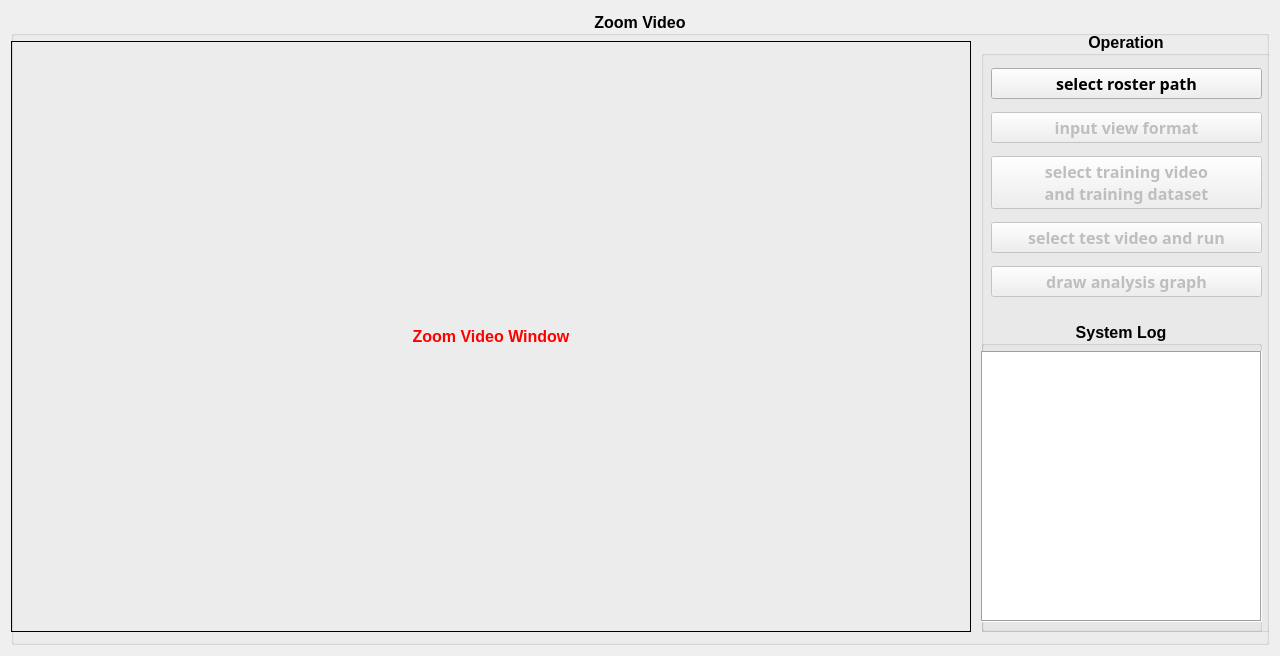
<?xml version="1.0" encoding="UTF-8"?>
<ui version="4.0">
 <class>Core</class>
 <widget class="QWidget" name="Core">
  <property name="geometry">
   <rect>
    <x>0</x>
    <y>0</y>
    <width>1280</width>
    <height>656</height>
   </rect>
  </property>
  <property name="font">
   <font>
    <pointsize>8</pointsize>
    <weight>50</weight>
    <bold>false</bold>
    <kerning>true</kerning>
   </font>
  </property>
  <property name="windowTitle">
   <string>iExam</string>
  </property>
  <property name="windowIcon">
   <iconset>
    <normaloff>icon.png</normaloff>icon.png</iconset>
  </property>
  <layout class="QHBoxLayout" name="horizontalLayout">
   <item>
    <widget class="QGroupBox" name="videoGroupBox">
     <property name="enabled">
      <bool>true</bool>
     </property>
     <property name="font">
      <font>
       <pointsize>12</pointsize>
       <weight>75</weight>
       <bold>true</bold>
       <kerning>true</kerning>
      </font>
     </property>
     <property name="title">
      <string>Zoom Video</string>
     </property>
     <property name="alignment">
      <set>Qt::AlignCenter</set>
     </property>
     <property name="flat">
      <bool>false</bool>
     </property>
     <widget class="QLabel" name="faceDetectCaptureLabel">
      <property name="geometry">
       <rect>
        <x>0</x>
        <y>30</y>
        <width>960</width>
        <height>591</height>
       </rect>
      </property>
      <property name="frameShape">
       <enum>QFrame::Box</enum>
      </property>
      <property name="text">
       <string>&lt;html&gt;&lt;head/&gt;&lt;body&gt;&lt;p&gt;&lt;span style=&quot; color:#ff0000;&quot;&gt;Zoom Video Window&lt;/span&gt;&lt;/p&gt;&lt;/body&gt;&lt;/html&gt;</string>
      </property>
      <property name="alignment">
       <set>Qt::AlignCenter</set>
      </property>
      <property name="textInteractionFlags">
       <set>Qt::LinksAccessibleByMouse</set>
      </property>
     </widget>
     <widget class="QGroupBox" name="operationGroupBox">
      <property name="geometry">
       <rect>
        <x>970</x>
        <y>20</y>
        <width>291</width>
        <height>601</height>
       </rect>
      </property>
      <property name="font">
       <font>
        <pointsize>12</pointsize>
        <weight>75</weight>
        <bold>true</bold>
        <kerning>true</kerning>
       </font>
      </property>
      <property name="title">
       <string>Operation</string>
      </property>
      <property name="alignment">
       <set>Qt::AlignCenter</set>
      </property>
      <widget class="QGroupBox" name="logGroupBox">
       <property name="geometry">
        <rect>
         <x>0</x>
         <y>290</y>
         <width>281</width>
         <height>311</height>
        </rect>
       </property>
       <property name="title">
        <string>System Log</string>
       </property>
       <property name="alignment">
        <set>Qt::AlignCenter</set>
       </property>
       <widget class="QTextEdit" name="logTextEdit">
        <property name="geometry">
         <rect>
          <x>0</x>
          <y>30</y>
          <width>281</width>
          <height>271</height>
         </rect>
        </property>
        <property name="font">
         <font>
          <pointsize>8</pointsize>
          <weight>50</weight>
          <bold>false</bold>
          <kerning>true</kerning>
         </font>
        </property>
        <property name="frameShape">
         <enum>QFrame::Box</enum>
        </property>
       </widget>
      </widget>
      <widget class="QWidget" name="layoutWidget">
       <property name="geometry">
        <rect>
         <x>10</x>
         <y>30</y>
         <width>271</width>
         <height>243</height>
        </rect>
       </property>
       <layout class="QVBoxLayout" name="verticalLayout">
        <item>
         <widget class="QPushButton" name="uploadRosterButton">
          <property name="enabled">
           <bool>true</bool>
          </property>
          <property name="font">
           <font>
            <family>Yu Gothic UI Semibold</family>
            <pointsize>12</pointsize>
            <weight>75</weight>
            <bold>true</bold>
            <kerning>true</kerning>
           </font>
          </property>
          <property name="text">
           <string>select roster path</string>
          </property>
          <property name="checkable">
           <bool>true</bool>
          </property>
         </widget>
        </item>
        <item>
         <widget class="QPushButton" name="clipFormatButton">
          <property name="enabled">
           <bool>false</bool>
          </property>
          <property name="font">
           <font>
            <family>Yu Gothic UI Semibold</family>
            <pointsize>12</pointsize>
            <weight>75</weight>
            <bold>true</bold>
            <kerning>true</kerning>
           </font>
          </property>
          <property name="text">
           <string>input view format</string>
          </property>
          <property name="checkable">
           <bool>true</bool>
          </property>
         </widget>
        </item>
        <item>
         <widget class="QPushButton" name="uploadVideoButton">
          <property name="enabled">
           <bool>false</bool>
          </property>
          <property name="font">
           <font>
            <family>Yu Gothic UI Semibold</family>
            <pointsize>12</pointsize>
            <weight>75</weight>
            <bold>true</bold>
            <kerning>true</kerning>
           </font>
          </property>
          <property name="text">
           <string>select training video
and training dataset</string>
          </property>
          <property name="checkable">
           <bool>true</bool>
          </property>
         </widget>
        </item>
        <item>
         <widget class="QPushButton" name="faceRecognitionButton">
          <property name="enabled">
           <bool>false</bool>
          </property>
          <property name="font">
           <font>
            <family>Yu Gothic UI Semibold</family>
            <pointsize>12</pointsize>
            <weight>75</weight>
            <bold>true</bold>
            <kerning>true</kerning>
           </font>
          </property>
          <property name="text">
           <string>select test video and run</string>
          </property>
          <property name="checkable">
           <bool>true</bool>
          </property>
         </widget>
        </item>
        <item>
         <widget class="QPushButton" name="drawButton">
          <property name="enabled">
           <bool>false</bool>
          </property>
          <property name="font">
           <font>
            <family>Yu Gothic UI Semibold</family>
            <pointsize>12</pointsize>
            <weight>75</weight>
            <bold>true</bold>
            <kerning>true</kerning>
           </font>
          </property>
          <property name="text">
           <string>draw analysis graph</string>
          </property>
          <property name="checkable">
           <bool>true</bool>
          </property>
         </widget>
        </item>
       </layout>
      </widget>
     </widget>
    </widget>
   </item>
  </layout>
 </widget>
 <resources/>
 <connections/>
</ui>
